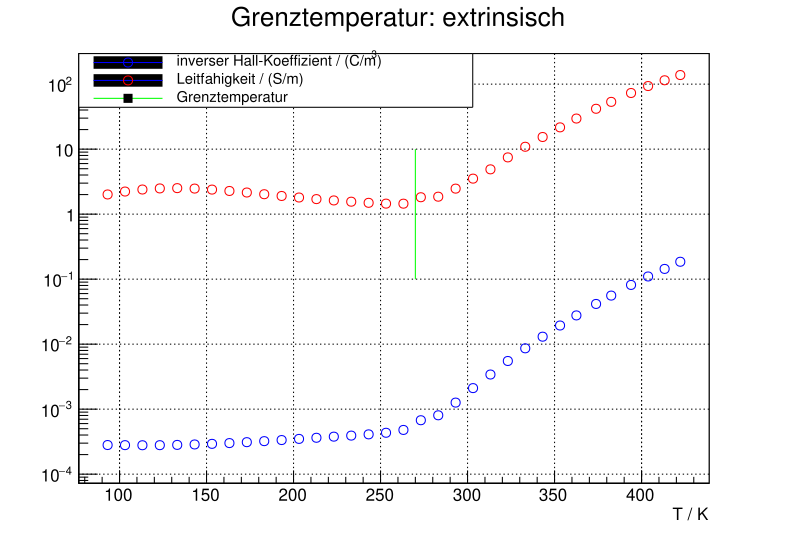

This chart was generated by the following Python code:
#!/usr/bin/env python
#####################################
#
# Filename : A2.py
#
# Projectname : 
#
# Author : Oskar Taubert
#
# Creation Date : So 12 Jun 2016 15:59:56 CEST
#
# Last Modified : Mi 22 Jun 2016 18:17:08 CEST
#
#####################################

from ROOT import *

import csv

import numpy as np

gROOT.Reset();

###the other random shit
#Probe A Abmessungen
l = 19. # mm
b = 10. # mm
d = 1. # mm

B = 0.5 # T

###entries:
Ts = np.array([], dtype=np.float) # in degree Celsius
IAs = np.array([], dtype=np.float) # in mA
UAleit = np.array([], dtype=np.float) # V
UAHplus = np.array([], dtype=np.float) # mV
UAHminus = np.array([], dtype=np.float) # mV
IBs = np.array([], dtype=np.float) # muA
UBleit = np.array([], dtype=np.float) # mV
UBHplus = np.array([], dtype=np.float) # mV
UBHminus = np.array([], dtype=np.float) # mV

UAH = np.array([], dtype=np.float)
UBH = np.array([], dtype=np.float)


filename = "data.csv"

data = open(filename);

for line in data:
    if line.startswith("#") or line.startswith(" ") or line.startswith("\n"):
        continue;
    line = line.split()

    Ts = np.append(Ts, float(line[0]))
    IAs = np.append(IAs, float(line[1]))
    UAleit = np.append(UAleit, float(line[2]))
    UAHplus = np.append(UAHplus, float(line[3]))
    UAHminus = np.append(UAHminus, float(line[4]))

    if len(line) > 5:
        IBs = np.append(IBs, float(line[5]))
        UBleit = np.append(UBleit, float(line[6]))
        UBHplus = np.append(UBHplus, float(line[7]))
        UBHminus = np.append(UBHminus, float(line[8]))

data.close()
#preprocessing
UAH = (UAHplus - UAHminus) / 2;
UBH = (UBHplus - UBHminus) / 2;
Ts = Ts + 273.15

errU = []
errI = []
errT = 0.1 * np.ones(len(Ts))


#convert to SI units
l *= 1000 # m
b *= 1000 # m
d *= 1000 # m

IAs *= 1000 # A
UAH *= 1000 # V
IBs *= 1000000 # A
UBleit *= 1000 # V
UBH *= 1000 # V


############################
### leitwertbereiche finden extrinsisch
############################

errSigma = np.zeros(len(Ts))
errR_H = np.zeros(len(Ts))

sigmas = l * IAs / (b * d * UAleit) # S / m # as should be
R_Hs = - UAH * b / (IAs * B ) * 0.001 # cubic meters / coulomb

g1 = TGraphErrors(len(Ts), Ts, 1/np.abs(R_Hs), errT, errR_H)
g2 = TGraphErrors(len(Ts), Ts, sigmas, errT, errSigma)

l = TLine(270., 0.1, 270., 10.)
l.SetLineColor(kGreen)

g1.SetMarkerStyle(kOpenCircle)
g1.SetMarkerColor(kBlue)
g1.SetLineColor(kBlue)

g2.SetMarkerStyle(kOpenCircle)
g2.SetMarkerColor(kRed)
g2.SetLineColor(kBlue)

leg = TLegend(.1,.8,.6,.9,"")
leg.SetFillColor(0)
leg.AddEntry(g1, "inverser Hall-Koeffizient / (C/m^{3})")
leg.AddEntry(g2, "Leitf#ddot{a}higkeit / (S/m)")
leg.AddEntry(l, "Grenztemperatur")

mg = TMultiGraph()
mg.SetTitle("Grenztemperatur: extrinsisch;T / K;")
mg.Add(g1)
mg.Add(g2)

c1 = TCanvas( 'c1', '', 200, 10, 700, 500)
c1.SetGrid()
c1.SetLogy(1)

mg.Draw("AP")
leg.Draw("SAME")
l.Draw("SAME")

c1.Update()

c1.SaveAs("A2ex.pdf")
#raw_input()
############################
#unrelated
############################
print(UAH)
